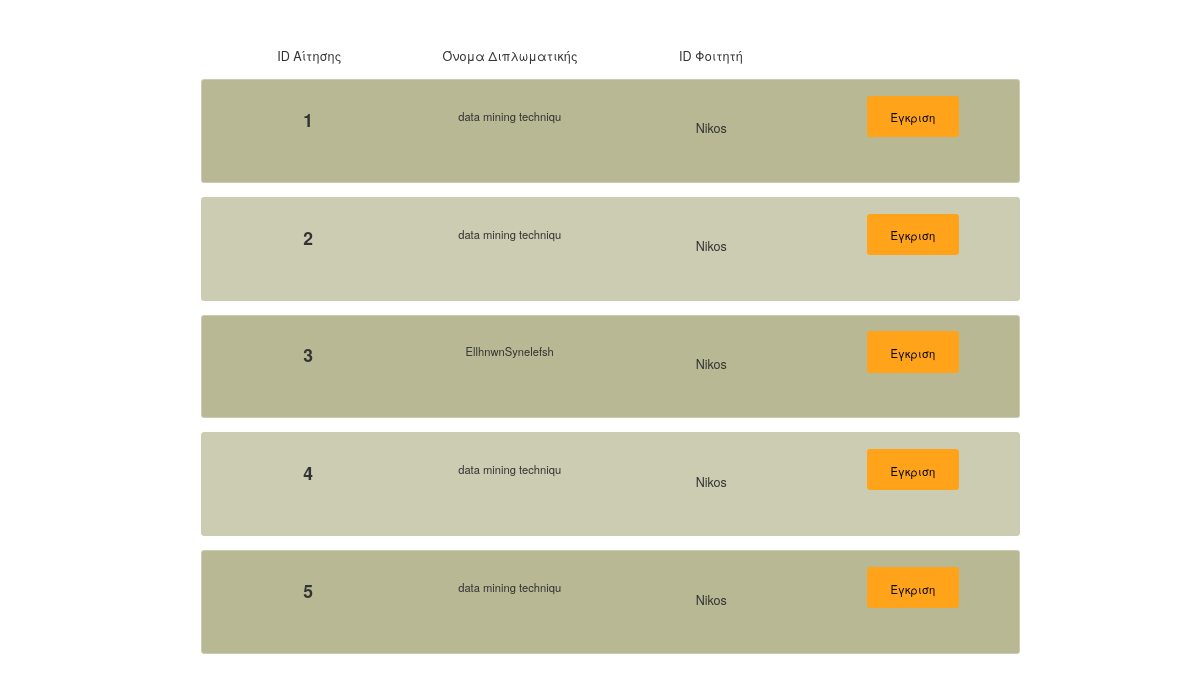
Page /intresting_project.php (signed in) on the earlier database version.
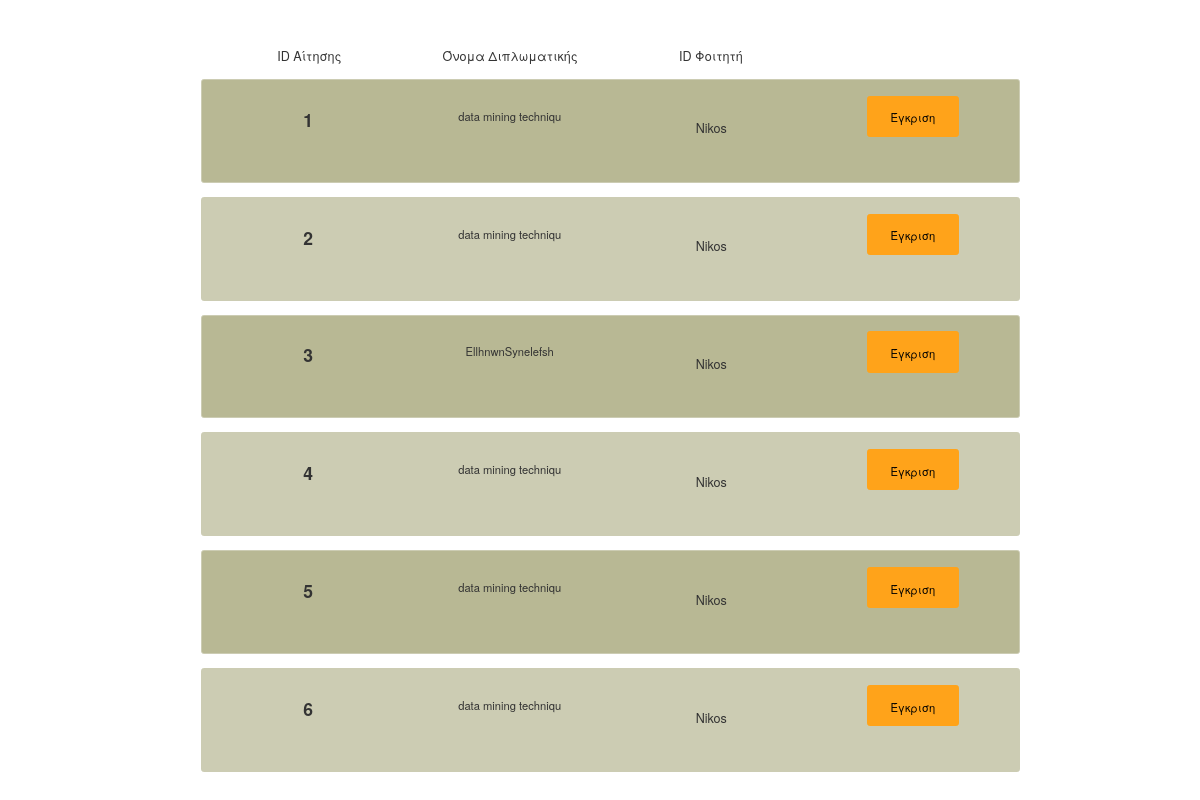
Same page on the later database version.
### tables this page shows
CREATE TABLE `applications` (
  `applicationID` int(20) NOT NULL,
  `projectID` int(11) NOT NULL,
  `studentID` varchar(20) NOT NULL,
  `status` varchar(20) NOT NULL
);

CREATE TABLE `projects` (
  `projectID` int(11) NOT NULL,
  `teacher` varchar(20) NOT NULL,
  `student1` varchar(20) DEFAULT NULL,
  `student2` varchar(20) DEFAULT NULL,
  `projectname` varchar(20) NOT NULL,
  `summary` varchar(500) NOT NULL,
  `status` varchar(20) NOT NULL,
  `grade` int(4) DEFAULT NULL,
  `folder` varchar(20) NOT NULL,
  `date_creation` timestamp NOT NULL DEFAULT CURRENT_TIMESTAMP ON UPDATE CURRENT_TIMESTAMP,
  `date_approved` timestamp NOT NULL DEFAULT '0000-00-00 00:00:00',
  `date_finished` timestamp NOT NULL DEFAULT '0000-00-00 00:00:00'
);

### intresting_project.php (the view, shortened to what this page needs)
<!DOCTYPE html>
<html lang="en">
    <head>
        <link rel="stylesheet" href="https://maxcdn.bootstrapcdn.com/bootstrap/3.3.7/css/bootstrap.min.css">
        <link rel="stylesheet" type="text/css"  href="css/bootstrap.css">
        <link rel="stylesheet" type="text/css" href="fonts/font-awesome/css/font-awesome.css">
        <link rel="stylesheet" type="text/css"  href="css/style.css">
        <link rel="stylesheet" type="text/css" href="css/responsive.css">
        <link rel="stylesheet" href="https://maxcdn.bootstrapcdn.com/bootstrap/3.3.7/css/bootstrap.min.css">
    </head>
    <body>
        <div class="container" style="zoom:70%;">
            <br></br>
            <?php
            $servername = "localhost";
            $username = "root";
            $dbname = "webdev";
            $conn = new mysqli($servername, $username, '', $dbname);
            $teacher = $_SESSION["username"];
            $sql = "SELECT applicationID, projectname, studentID FROM applications,users,projects WHERE applications.projectID = projects.projectID AND users.type='teacher' AND users.username='$teacher' AND applications.status='applied'";
            $result = $conn->query($sql);
            ?>
            <div class="hidden-xs container" style=" padding:1%; text-align:center;" >
                <div class="col-md-3" >
                    <h3 style="font-size:18px; font:bold;">ID Αίτησης</h3>
                </div>
                <div class="col-md-3 "   >
                    <h3 style="font-size:18px; font:bold;">Όνομα Διπλωματικής</h3>
                </div>
                <div class="col-md-3 " >
                    <h3 style="font-size:18px; font:bold;">ID Φοιτητή</h3>
                </div>
                <div class="col-md-3"   >
                </div>
            </div>
            <?php
            $counter = 0;
            if ($result->num_rows > 0) {
                while ($row = $result->fetch_assoc()) {
                    if ($counter % 2 == 0) {
                        ?>
                        <div class="container" style=" border-radius: 4px;  border: 1px solid #ccccb3; background-color:#b8b894; padding:2%; text-align:center;" >
                            <div class="row" style="min-height: 100px;" >
                                <form id="1" action="" method="post">
                                    <div class="col-md-3" >
                                        <h3 style="font-size:25px;  font-weight: bold;"><?php echo $row["applicationID"] ?></h3>
                                    </div>
                                    <div class="col-md-3 ">
                                        <h3 style="font-size: 16px;">  <?php echo $row["projectname"] ?> </h3>
                                    </div>
                                    <div class="col-md-3 ">
                                        <h3 style="padding-top: 18px; font-size: 18px;">  <?php echo $row["studentID"] ?></h3>
                                    </div>
                                    <div class="col-md-3">
                                        <input name="egkrish" type="submit" class="button button4" style="padding-top:18px; align-content:center; border-color:#ffa31a;background-color:#ffa31a; color:black;" value="Έγκριση">
                                    </div>
                                </form>
                            </div>
                        </div>
                        <br>
                        <?php
                    } else {
                        ?>
                        <div class="container" style="  border-radius: 4px; border: 1px solid #ccccb3; background-color:#ccccb3; padding:2%; text-align:center;" >
                            <div class="row" style="min-height: 100px;">
                                <form id="2" action="" method="post">
                                    <div class="col-md-3" >
                                        <h3 style="font-size:25px;  font-weight: bold;"><?php echo $row["applicationID"] ?></h3>
                                    </div>
                                    <div class="col-md-3 ">
                                        <h3 style="font-size: 16px;">  <?php echo $row["projectname"] ?> </h3>
                                    </div>
                                    <div class="col-md-3">
                                        <h3 style="padding-top: 18px; font-size: 18px;">  <?php echo $row["studentID"] ?></h3>
                                    </div>
                                    <div class="col-md-3">
                                        <input name="egkrish" type="submit" class="button button4" style="padding-top:18px; align-content:center; border-color:#ffa31a;background-color:#ffa31a; color:black;" value="Έγκριση">
                                    </div>
                                </form>
                            </div>
                        </div>
                        <br>
                        <?php
                    }
                    $counter++;
                }
            } else {
                ?>
                <h3 style="color:red;">Δεν βρέθηκαν αποτελέσματα.</h3>
                <?php
            }
            ?>
        </div>
    </body>

### css/style.css (style rules this page uses)
html { position: relative; min-height: 100%; }
body, html { font-family: 'Raleway', sans-serif; text-rendering: optimizeLegibility !important; -webkit-font-smoothing: antialiased !important; }
.button { color: white; padding: 15px 32px; text-align: center; font-size: 16px; margin: auto; }
.button4 { background-color: #476b6b; color: white; font-size: 16px; border-radius: 4px; border: 2px solid #5c8a8a; }
@media (min-width: 1200px) { .container { width: 1200px; } }

Differences in the rows shown:
added applications: applicationID "6", projectID.projectname "data mining techniqu", studentID "Nikos"
